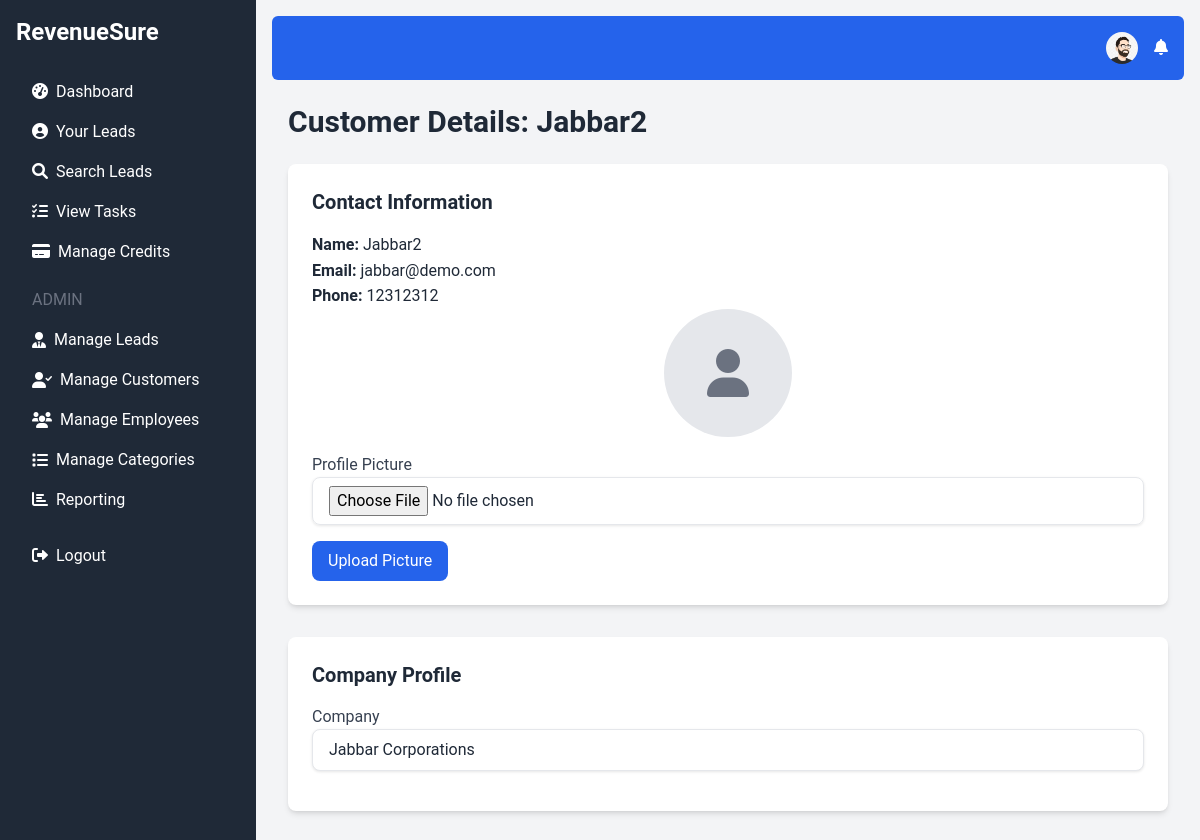
The page /view_customer.php?id=1 (signed in, upper part) on the database as committed earlier.
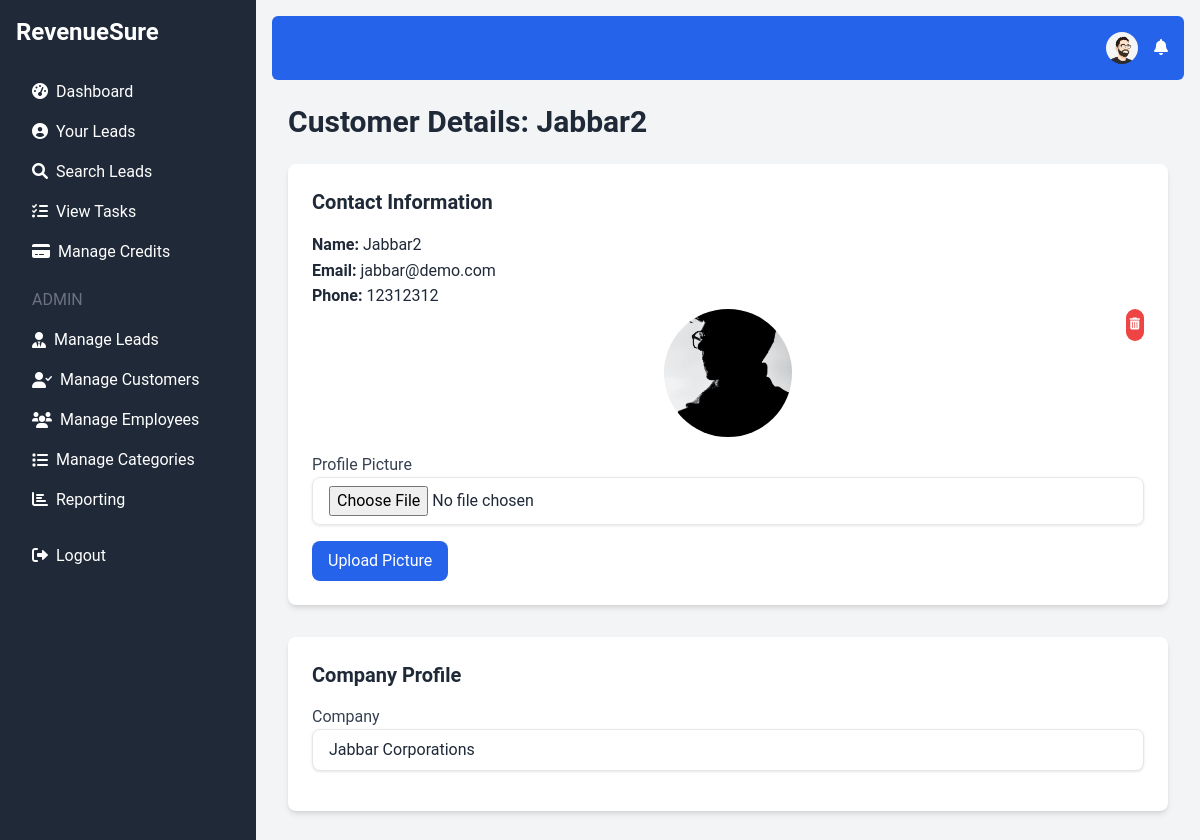
The same page on the database as committed later.
### tables this page shows
CREATE TABLE `users` (
  `id` int(11) NOT NULL,
  `username` varchar(50) NOT NULL,
  `email` varchar(100) NOT NULL,
  `password` varchar(255) NOT NULL,
  `credits` int(11) DEFAULT 0,
  `created_at` timestamp NOT NULL DEFAULT current_timestamp(),
  `role` enum('admin','user') DEFAULT 'user',
  `profile_picture` varchar(255) DEFAULT NULL
);

CREATE TABLE `customers` (
  `id` int(11) NOT NULL,
  `name` varchar(100) NOT NULL,
  `email` varchar(100) DEFAULT NULL,
  `phone` varchar(20) DEFAULT NULL,
  `created_at` timestamp NOT NULL DEFAULT current_timestamp(),
  `company` varchar(255) DEFAULT NULL,
  `last_interaction` timestamp NULL DEFAULT NULL,
  `address` varchar(255) DEFAULT NULL,
  `social_media_profiles` text DEFAULT NULL,
  `age` int(11) DEFAULT NULL,
  `gender` enum('Male','Female','Other') DEFAULT NULL,
  `location` varchar(255) DEFAULT NULL,
  `job_title` varchar(255) DEFAULT NULL,
  `industry` varchar(255) DEFAULT NULL,
  `profile_picture` varchar(255) DEFAULT NULL
);

### view_customer.php (the view, shortened to what this page needs)
<?php
require 'db.php';
$customer_id = isset($_GET['id']) ? (int)$_GET['id'] : 0;
$stmt = $conn->prepare("SELECT * FROM customers WHERE id = :id");
$stmt->bindParam(':id', $customer_id);
$stmt->execute();
$customer = $stmt->fetch(PDO::FETCH_ASSOC);
require 'header.php';
?>
<h1 class="text-3xl font-bold text-gray-800 mb-6">Customer Details: <?php echo htmlspecialchars($customer['name']); ?></h1>
    <div class="bg-white p-6 rounded-lg shadow-md mb-8">
        <h2 class="text-xl font-bold text-gray-800 mb-4">Contact Information</h2>
        <p><strong>Name:</strong> <?php echo htmlspecialchars($customer['name']); ?></p>
        <p><strong>Email:</strong> <?php echo htmlspecialchars($customer['email']); ?></p>
        <p><strong>Phone:</strong> <?php echo htmlspecialchars($customer['phone']); ?></p>
         <div class="mb-4 flex justify-center relative">
                     <?php if($customer['profile_picture']): ?>
                          <img src="<?php echo $customer['profile_picture']; ?>" alt="Profile Picture" class="rounded-full w-32 h-32 object-cover">
                           <form method="post" action="" class="absolute top-0 right-0">
                                 <button type="submit" name="remove_profile_picture" class="bg-red-500 text-white p-1 rounded-full hover:bg-red-700 transition duration-300">
                                      <i class="fas fa-trash-alt fa-xs"></i>
                                  </button>
                           </form>
                      <?php else: ?>
                         <div class="rounded-full w-32 h-32 bg-gray-200 flex items-center justify-center">
                             <i class="fas fa-user fa-3x text-gray-500"></i>
                         </div>
                      <?php endif; ?>
                </div>
         <form method="POST" action="" enctype="multipart/form-data">
                    <div class="mb-4">
                       <label for="profile_picture" class="block text-gray-700">Profile Picture</label>
                       <input type="file" name="profile_picture" id="profile_picture" class="w-full px-4 py-2 border rounded-lg focus:outline-none focus:ring-2 focus:ring-blue-600">
                    </div>
                    <button type="submit" class="bg-blue-600 text-white px-4 py-2 rounded-lg hover:bg-blue-700 transition duration-300">Upload Picture</button>
         </form>
    </div>
     <form method="post" action="">
        <div class="bg-white p-6 rounded-lg shadow-md mb-8">
            <h2 class="text-xl font-bold text-gray-800 mb-4">Company Profile</h2>
                 <div class="mb-4">
                   <label for="company" class="block text-gray-700">Company</label>
                       <input type="text" name="company" id="company" class="w-full px-4 py-2 border rounded-lg focus:outline-none focus:ring-2 focus:ring-blue-600" value="<?php echo htmlspecialchars($customer['company'] ?? ''); ?>">
                </div>
        </div>
<?php
require 'footer.php';
?>

### header.php (shortened to what this page needs)
<!DOCTYPE html>
<html lang="en">
<head>
    <script src="https://cdn.tailwindcss.com"></script>
    <link href="https://cdnjs.cloudflare.com/ajax/libs/font-awesome/6.0.0-beta3/css/all.min.css" rel="stylesheet">
     <link rel="stylesheet" href="https://cdnjs.cloudflare.com/ajax/libs/animate.css/4.1.1/animate.min.css"/>
</head>
<body class="bg-gray-100">
    <div class="flex h-screen fade-in-up">
        <aside class="bg-gray-800 text-white w-64 p-4">
            <a href="index.php" class="text-2xl font-bold block mb-6">RevenueSure</a>
            <nav>
                <?php if (isset($_SESSION['user_id'])): ?>
                    <?php
                     function isActive($path) {
                         $current_page = basename($_SERVER['PHP_SELF']);
                         return strpos($current_page, $path) === 0;
                    }
                     function isParentActive($path) {
                         $current_page = basename($_SERVER['PHP_SELF']);
                       return strpos($current_page, $path) !== false;
                      }
                    ?>
                    <a href="dashboard.php" class="block py-2 px-4 hover:bg-gray-700 rounded <?php echo isActive('dashboard.php') ? 'active' : ''; ?>"><i class="fas fa-tachometer-alt mr-2"></i>Dashboard</a>
                    <a href="your_leads.php" class="block py-2 px-4 hover:bg-gray-700 rounded <?php echo isActive('your_leads.php') ? 'active' : ''; ?>"><i class="fas fa-user-circle mr-2"></i>Your Leads</a>
                    <a href="search_leads.php" class="block py-2 px-4 hover:bg-gray-700 rounded <?php echo isActive('search_leads.php') ? 'active' : ''; ?>"><i class="fas fa-search mr-2"></i>Search Leads</a>
                   <a href="view_tasks.php" class="block py-2 px-4 hover:bg-gray-700 rounded <?php echo isActive('view_tasks.php') ? 'active' : ''; ?>"><i class="fas fa-tasks mr-2"></i>View Tasks</a>
                    <a href="manage_credits.php" class="block py-2 px-4 hover:bg-gray-700 rounded <?php echo isActive('manage_credits.php') ? 'active' : ''; ?>"><i class="fas fa-credit-card mr-2"></i>Manage Credits</a>
                    <?php if ($_SESSION['role'] === 'admin'): ?>
                        <h6 class="text-gray-500 uppercase mt-4 mb-2 px-4">Admin</h6>
                         <div class="menu-item <?php if (isParentActive('add_lead.php') || isParentActive('leads_list.php') || isParentActive('import_leads.php')) echo 'active'; ?>">
                            <a class="block py-2 px-4 hover:bg-gray-700 rounded flex items-center"><i class="fas fa-user-tie mr-2"></i>Manage Leads</a>
                        </div>
                          <div class="menu-item <?php if (isParentActive('add_customer.php') || isParentActive('manage_customers.php')) echo 'active'; ?>">
                            <a class="block py-2 px-4 hover:bg-gray-700 rounded flex items-center"><i class="fas fa-user-check mr-2"></i>Manage Customers</a>
                        </div>
                         <div class="menu-item <?php if (isParentActive('add_employee.php') || isParentActive('manage_employees.php')) echo 'active'; ?>">
                            <a class="block py-2 px-4 hover:bg-gray-700 rounded flex items-center"><i class="fas fa-users mr-2"></i>Manage Employees</a>
                        </div>
                          <div class="menu-item <?php if (isParentActive('manage_categories.php') || isParentActive('add_category.php')) echo 'active'; ?>">
                            <a class="block py-2 px-4 hover:bg-gray-700 rounded flex items-center"><i class="fas fa-list mr-2"></i>Manage Categories</a>
                        </div>
                         <a href="reporting_dashboard.php" class="block py-2 px-4 hover:bg-gray-700 rounded <?php echo isActive('reporting_dashboard.php') ? 'active' : ''; ?>"><i class="fas fa-chart-bar mr-2"></i>Reporting</a>
                    <?php endif; ?>
                     <a href="logout.php" class="block py-2 px-4 hover:bg-gray-700 rounded mt-4"><i class="fas fa-sign-out-alt mr-2"></i>Logout</a>
                <?php else: ?>
                    <a href="login.php" class="block py-2 px-4 hover:bg-gray-700 rounded"><i class="fas fa-sign-in-alt mr-2"></i>Login</a>
                    <a href="register.php" class="block py-2 px-4 hover:bg-gray-700 rounded"><i class="fas fa-user-plus mr-2"></i>Register</a>
                 <?php endif; ?>
             </nav>
        </aside>
        <div class="flex-1 p-4 fade-in">
            <nav class="bg-blue-600 p-4 text-white mb-6 rounded-md">
                <div class="container mx-auto flex justify-end items-center">
                    <?php if (isset($_SESSION['user_id'])): ?>
                        <div class="relative mr-4">
                            <button id="profileButton" class="hover:underline relative flex items-center">
                                <?php
                                $stmt = $conn->prepare("SELECT profile_picture FROM users WHERE id = :user_id");
                                $stmt->bindParam(':user_id', $_SESSION['user_id']);
                                $stmt->execute();
                                $user = $stmt->fetch(PDO::FETCH_ASSOC);
                                $profile_picture = $user['profile_picture'];
                                if ($profile_picture) : ?>
                                    <img src="<?php echo $profile_picture; ?>" alt="Profile Picture" class="rounded-full w-8 h-8 object-cover">
                                <?php else : ?>
                                    <i class="fas fa-user-circle fa-lg"></i>
                                <?php endif; ?>
                            </button>
                         </div>
                        <div class="relative">
                            <button id="notificationButton" class="hover:underline relative">
                                <i class="fas fa-bell"></i>
                            </button>
                        </div>
                   <?php endif; ?>
                </div>
            </nav>
             <div class="container mx-auto px-4">

### footer.php (shortened to what this page needs)
</div>
</body>
</html>

### header.php (style rules this page uses)
:root { --primary-color: #6366f1; --secondary-color: #34d399; --background-light: #f9fafb; --background-dark: #1f2937; --error-color: #ef4444; }
body { font-family: 'Roboto', sans-serif; background-color: var(--background-light); color: #1f2937; }
.menu-item a { transition: color 0.3s ease, background-color 0.3s ease; }
aside { min-width: 256px; transition: all 0.3s ease-in-out; }
button { transition: background-color 0.3s ease, color 0.3s ease, transform 0.1s ease; }
.bg-white { transition: all 0.3s ease-in-out; box-shadow: 0 2px 5px rgba(0,0,0,0.1); }
input,select, textarea { transition: all 0.3s ease-in-out; box-shadow: 0 1px 3px rgba(0,0,0,0.1); border-radius: 8px; }
.fade-in-up { animation: fadeInUp 0.3s ease-in-out; }
.fade-in { animation: fadeIn 0.3s ease-in-out; }
h1 { font-size: 2rem; font-weight: bold; color: var(--primary-color); }
h2 { font-size: 1.5rem; font-weight: bold; color: var(--primary-color); }
p { font-size: 1rem; line-height: 1.6; }
.shadow-md { box-shadow: 0 4px 6px rgba(0, 0, 0, 0.1); }

Rows that differ between the two databases and show on the page:
changed customers "Jabbar2": profile_picture: picture added
